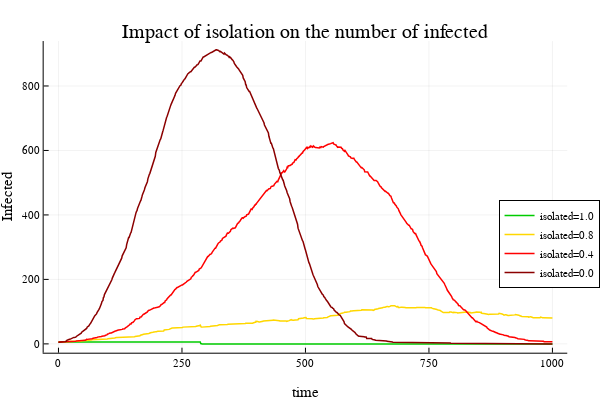

Source (notebook cell):
### Code cell
using JLD2, DataFrames , Plots
@load "izolacja.jld2"
x = agents1_df.step
plotly()
Plots.plot(x, agents2_df[:, aggname(:status, infected)],
    linecolor = "#00CC00",
    lw = 1.5,
    ylabel = "Infected",
    xlabel = "time",
    label = "isolated=1.0",
    title = "Impact of isolation on the number of infected",
    legend = :outerright)
Plots.plot!(x, agents1_df[:, aggname(:status, infected)],
    linecolor = "#FFD700",
    lw = 1.5,
    label = "isolated=0.8")
Plots.plot!(x, agents3_df[:, aggname(:status, infected)],
    linecolor = "#FF0000",
    lw = 1.5,
    label = "isolated=0.4")
Plots.plot!(x, agents4_df[:, aggname(:status, infected)],
    linecolor = "#8B0000",
    lw = 1.5,
    label = "isolated=0.0")

### Figure 1 — Plotly figure (JSON) as saved in the notebook; plotly's stock layout.template omitted (floating-point values rounded to 4 significant figures; data arrays with more than 128 entries replaced by an {"elided": "..."} marker saying what was removed)
{"data": [{"colorbar": {"title": ""}, "legendgroup": "isolated=1.0", "line": {"color": "rgba(0, 204, 0, 1.000)", "dash": "solid", "shape": "linear", "width": 1.5}, "mode": "lines", "name": "isolated=1.0", "showlegend": true, "type": "scatter", "x": {"elided": "1001 int values"}, "xaxis": "x", "y": {"elided": "1001 int values"}, "yaxis": "y", "zmax": null, "zmin": null}, {"colorbar": {"title": ""}, "legendgroup": "isolated=0.8", "line": {"color": "rgba(255, 215, 0, 1.000)", "dash": "solid", "shape": "linear", "width": 1.5}, "mode": "lines", "name": "isolated=0.8", "showlegend": true, "type": "scatter", "x": {"elided": "1001 int values"}, "xaxis": "x", "y": {"elided": "1001 int values"}, "yaxis": "y", "zmax": null, "zmin": null}, {"colorbar": {"title": ""}, "legendgroup": "isolated=0.4", "line": {"color": "rgba(255, 0, 0, 1.000)", "dash": "solid", "shape": "linear", "width": 1.5}, "mode": "lines", "name": "isolated=0.4", "showlegend": true, "type": "scatter", "x": {"elided": "1001 int values"}, "xaxis": "x", "y": {"elided": "1001 int values"}, "yaxis": "y", "zmax": null, "zmin": null}, {"colorbar": {"title": ""}, "legendgroup": "isolated=0.0", "line": {"color": "rgba(139, 0, 0, 1.000)", "dash": "solid", "shape": "linear", "width": 1.5}, "mode": "lines", "name": "isolated=0.0", "showlegend": true, "type": "scatter", "x": {"elided": "1001 int values"}, "xaxis": "x", "y": {"elided": "1001 int values"}, "yaxis": "y", "zmax": null, "zmin": null}], "layout": {"annotations": [{"font": {"color": "rgba(0, 0, 0, 1.000)", "family": "sans-serif", "size": 20}, "rotation": 0, "showarrow": false, "text": "Impact of isolation on the number of infected", "x": 0.535, "xanchor": "center", "xref": "paper", "y": 1, "yanchor": "top", "yref": "paper"}], "height": 400, "legend": {"bgcolor": "rgba(255, 255, 255, 1.000)", "bordercolor": "rgba(0, 0, 0, 1.000)", "borderwidth": 1, "font": {"color": "rgba(0, 0, 0, 1.000)", "family": "sans-serif", "size": 11}, "title": {"font": {"color": "rgba(0, 0, 0, 1.000)", "family": "sans-serif", "size": 15}, "text": ""}, "tracegroupgap": 0, "traceorder": "normal", "x": 1.05, "xanchor": "right", "y": 0.5, "yanchor": "top"}, "margin": {"b": 20, "l": 0, "r": 0, "t": 20}, "paper_bgcolor": "rgba(255, 255, 255, 1.000)", "plot_bgcolor": "rgba(255, 255, 255, 1.000)", "showlegend": true, "width": 600, "xaxis": {"anchor": "y", "domain": [0.07647, 0.9934], "gridcolor": "rgba(0, 0, 0, 0.100)", "gridwidth": 0.5, "linecolor": "rgba(0, 0, 0, 1.000)", "mirror": false, "range": [-30, 1030], "showgrid": true, "showline": true, "showticklabels": true, "tickangle": 0, "tickcolor": "rgb(0, 0, 0)", "tickfont": {"color": "rgba(0, 0, 0, 1.000)", "family": "sans-serif", "size": 11}, "tickmode": "array", "ticks": "inside", "ticktext": ["0", "250", "500", "750", "1000"], "tickvals": [0, 250, 500, 750, 1000], "title": "time", "titlefont": {"color": "rgba(0, 0, 0, 1.000)", "family": "sans-serif", "size": 15}, "type": "-", "visible": true, "zeroline": false, "zerolinecolor": "rgba(0, 0, 0, 1.000)"}, "yaxis": {"anchor": "x", "domain": [0.07581, 0.9415], "gridcolor": "rgba(0, 0, 0, 0.100)", "gridwidth": 0.5, "linecolor": "rgba(0, 0, 0, 1.000)", "mirror": false, "range": [-27.36, 939.4], "showgrid": true, "showline": true, "showticklabels": true, "tickangle": 0, "tickcolor": "rgb(0, 0, 0)", "tickfont": {"color": "rgba(0, 0, 0, 1.000)", "family": "sans-serif", "size": 11}, "tickmode": "array", "ticks": "inside", "ticktext": ["0", "200", "400", "600", "800"], "tickvals": [0, 200, 400, 600, 800], "title": "Infected", "titlefont": {"color": "rgba(0, 0, 0, 1.000)", "family": "sans-serif", "size": 15}, "type": "-", "visible": true, "zeroline": false, "zerolinecolor": "rgba(0, 0, 0, 1.000)"}}}
